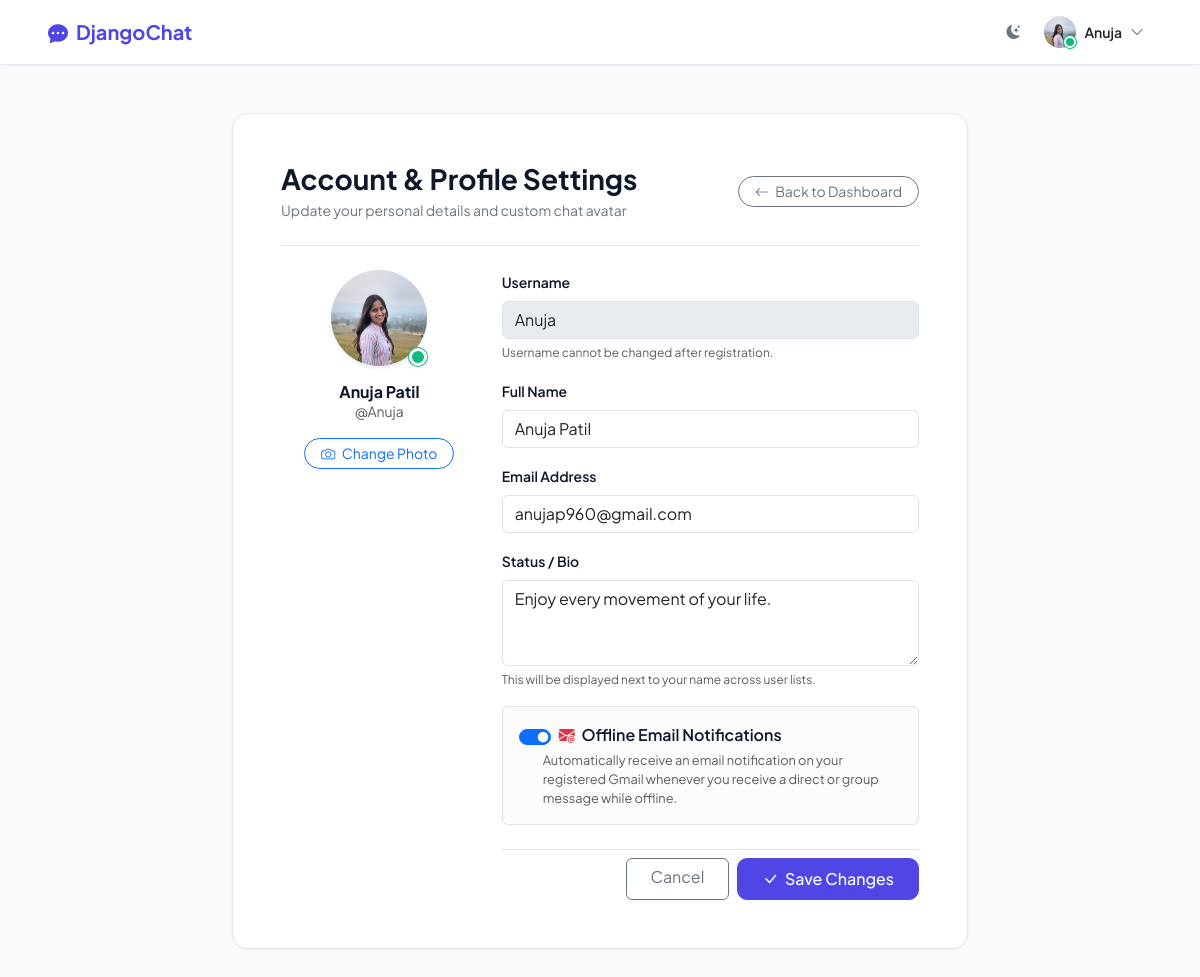
Page /accounts/profile/ (signed in) on the committed database.
### accounts/models.py (models this page shows, shortened)
class UserProfile(models.Model):
    user = models.OneToOneField(User, on_delete=models.CASCADE, related_name='profile')
    bio = models.CharField(max_length=250, blank=True, default='Hey there! I am using DjangoChat.')
    profile_picture = models.ImageField(upload_to='profiles/', blank=True, null=True)
    is_online = models.BooleanField(default=False)
    last_seen = models.DateTimeField(auto_now=True)
    email_notifications = models.BooleanField(
        default=True,
        help_text="Receive email notifications on registered Gmail when offline"
    )
    @property
    def full_name(self):
        full = f"{self.user.first_name} {self.user.last_name}".strip()
        return full if full else self.user.username

### accounts/views.py (the view)
# urls.py: path('profile/', views.profile_view, name='profile'),
@login_required
def profile_view(request):
    profile, created = UserProfile.objects.get_or_create(user=request.user)
    if request.method == 'POST':
        form = UserProfileUpdateForm(request.POST, request.FILES, instance=profile, user=request.user)
        if form.is_valid():
            form.save()
            messages.success(request, "Your profile has been updated successfully!")
            return redirect('profile')
        else:
            messages.error(request, "There was an error updating your profile.")
    else:
        form = UserProfileUpdateForm(instance=profile, user=request.user)
    return render(request, 'profile.html', {
        'profile': profile,
        'form': form
    })

### templates/profile.html (shortened to what this page needs)
{% extends 'base.html' %}
{% block content %}
<div class="container py-5">
    <div class="row justify-content-center">
        <div class="col-lg-8">
            <div class="app-card p-4 p-md-5">
                <div class="d-flex align-items-center justify-content-between border-bottom pb-4 mb-4 flex-wrap gap-2">
                    <div>
                        <h3 class="fw-bold mb-1">Account & Profile Settings</h3>
                        <p class="text-secondary small mb-0">Update your personal details and custom chat avatar</p>
                    </div>
                    <a href="{% url 'dashboard' %}" class="btn btn-outline-secondary btn-sm rounded-pill px-3">
                        <i class="bi bi-arrow-left me-1"></i> Back to Dashboard
                    </a>
                </div>
                <form method="POST" action="{% url 'profile' %}" enctype="multipart/form-data">
                    <div class="row g-4 align-items-start">
                        <div class="col-md-4 text-center">
                            <div class="avatar-wrapper mb-3">
                                {% if profile.profile_picture %}
                                    <img src="{{ profile.profile_picture.url }}" id="avatarPreview" alt="{{ user.username }}" class="avatar avatar-xl shadow-sm">
                                {% else %}
                                    <div id="avatarFallback" class="avatar avatar-xl shadow-sm">
                                        {{ user.first_name|default:user.username|make_list|first|upper }}
                                    </div>
                                    <img id="avatarPreview" src="" alt="Avatar preview" class="avatar avatar-xl shadow-sm d-none">
                                {% endif %}
                                <span class="status-indicator status-online pulse-online" style="width: 18px; height: 18px; border-width: 3px;"></span>
                            </div>
                            <h6 class="fw-bold mb-0">{{ profile.full_name }}</h6>
                            <div class="text-muted small">@{{ user.username }}</div>
                            <div class="mt-3">
                                <label for="profile_picture_input" class="btn btn-sm btn-outline-primary rounded-pill px-3">
                                    <i class="bi bi-camera me-1"></i> Change Photo
                                </label>
                            </div>
                        </div>
                        <div class="col-md-8">
                            <div class="mb-3">
                                <label class="form-label fw-semibold small">Username</label>
                                <input type="text" class="form-control" value="{{ user.username }}" disabled readonly>
                                <small class="text-muted" style="font-size: 0.75rem;">Username cannot be changed after registration.</small>
                            </div>
                            <div class="mb-3">
                                <label for="{{ form.full_name.id_for_label }}" class="form-label fw-semibold small">Full Name</label>
                                {{ form.full_name }}
                            </div>
                            <div class="mb-3">
                                <label for="{{ form.email.id_for_label }}" class="form-label fw-semibold small">Email Address</label>
                                {{ form.email }}
                            </div>
                            <div class="mb-3">
                                <label for="{{ form.bio.id_for_label }}" class="form-label fw-semibold small">Status / Bio</label>
                                {{ form.bio }}
                                <small class="text-muted" style="font-size: 0.75rem;">This will be displayed next to your name across user lists.</small>
                            </div>
                            <div class="mb-4 p-3 rounded border bg-light-subtle">
                                <div class="form-check form-switch d-flex align-items-center gap-2 mb-1">
                                    {{ form.email_notifications }}
                                    <label class="form-check-label fw-semibold" for="{{ form.email_notifications.id_for_label }}">
                                        <i class="bi bi-envelope-at-fill text-danger me-1"></i> Offline Email Notifications
                                    </label>
                                </div>
                                <small class="text-muted d-block ms-4" style="font-size: 0.8rem;">
                                    Automatically receive an email notification on your registered Gmail whenever you receive a direct or group message while offline.
                                </small>
                            </div>
                            <div class="d-flex justify-content-end gap-2 pt-2 border-top">
                                <a href="{% url 'dashboard' %}" class="btn btn-outline-secondary px-4">Cancel</a>
                                <button type="submit" class="btn btn-primary-custom px-4">
                                    <i class="bi bi-check-lg me-1"></i> Save Changes
                                </button>
                            </div>
                        </div>
                    </div>
                </form>
            </div>
        </div>
    </div>
</div>
{% endblock %}

### templates/base.html (shortened to what this page needs)
<!DOCTYPE html>
<html lang="en" data-bs-theme="light">
<head>
    <link href="https://cdn.jsdelivr.net/npm/bootstrap@5.3.3/dist/css/bootstrap.min.css" rel="stylesheet">
    <link rel="stylesheet" href="https://cdn.jsdelivr.net/npm/bootstrap-icons@1.11.3/font/bootstrap-icons.min.css">
    {% load static %}
    <link rel="stylesheet" href="{% static 'css/style.css' %}">
</head>
<body>
    <nav class="navbar navbar-expand-lg navbar-custom">
        <div class="container-fluid px-lg-4">
            <a class="navbar-brand" href="{% if user.is_authenticated %}{% url 'dashboard' %}{% else %}{% url 'home' %}{% endif %}">
                <i class="bi bi-chat-dots-fill"></i>
                <span>DjangoChat</span>
            </a>
            <div class="d-flex align-items-center gap-2 ms-auto">
                <button class="btn btn-sm btn-outline-secondary border-0 rounded-circle p-2" id="themeToggleBtn" title="Toggle Light/Dark Theme">
                    <i class="bi bi-moon-stars-fill" id="themeToggleIcon"></i>
                </button>
                {% if user.is_authenticated %}
                    <div class="dropdown">
                        <button class="btn btn-sm d-flex align-items-center gap-2 border-0 bg-transparent" type="button" data-bs-toggle="dropdown" aria-expanded="false">
                            <div class="avatar-wrapper">
                                {% if user.profile.profile_picture %}
                                    <img src="{{ user.profile.profile_picture.url }}" alt="{{ user.username }}" class="avatar avatar-sm">
                                {% else %}
                                    <div class="avatar avatar-sm">
                                        {{ user.first_name|default:user.username|make_list|first|upper }}
                                    </div>
                                {% endif %}
                                <span class="status-indicator status-online pulse-online"></span>
                            </div>
                            <span class="d-none d-md-inline fw-semibold text-truncate" style="max-width: 120px;">
                                {{ user.first_name|default:user.username }}
                            </span>
                            <i class="bi bi-chevron-down fs-xs text-muted"></i>
                        </button>
                    </div>
                {% else %}
                    <a href="{% url 'login' %}" class="btn btn-sm btn-outline-primary px-3 rounded-pill">Sign In</a>
                    <a href="{% url 'register' %}" class="btn btn-sm btn-primary-custom px-3 rounded-pill">Get Started</a>
                {% endif %}
            </div>
        </div>
    </nav>
    <main class="flex-grow-1">
        {% block content %}{% endblock %}
    </main>
</body>
</html>

### static/css/style.css (style rules this page uses)
:root { --font-main: 'Plus Jakarta Sans', -apple-system, BlinkMacSystemFont, "Segoe UI", Roboto, sans-serif; --primary: #4f46e5; --primary-hover: #4338ca; --primary-light: #e0e7ff; --secondary: #06b6d4; --success: #10b981; --danger: #ef4444; --warning: #f59e0b; --info: #3b82f6; --bg-body: #f8fafc; --bg-surface: #ffffff; --bg-surface-alt: #f1f5f9; --text-primary: #0f172a; --text-secondary: #475569; --text-muted: #94a3b8; --border-color: #e2e8f0; --shadow-sm: 0 1px 2px 0 rgb(0 0 0 / 0.05); --shadow-md: 0 4px 6px -1px rgb(0 0 0 / 0.1), 0 2px 4px -2px rgb(0 0 0 / 0.1); --shadow-lg: 0 10px 15px -3px rgb(0 0 0 / 0.1), 0 4px 6px -4px rgb(0 0 0 / 0.1); --chat-bubble-sent: linear-gradient(135deg, #4f46e5 0%, #6366f1 100%); --chat-bubble-sent-text: #ffffff; --chat-bubble-received: #ffffff; --chat-bubble-received-text: #0f172a; --chat-bubble-received-border: #e2e8f0; --chat-bg: #f8fafc; --sidebar-bg: #ffffff; }
body { font-family: var(--font-main); background-color: var(--bg-body); color: var(--text-primary); min-height: 100vh; display: flex; flex-direction: column; transition: background-color 0.25s ease, color 0.25s ease; }
.navbar-custom { background-color: var(--bg-surface); border-bottom: 1px solid var(--border-color); box-shadow: var(--shadow-sm); padding: 0.75rem 1.5rem; position: sticky; top: 0; z-index: 1030; backdrop-filter: blur(10px); }
.navbar-brand { font-weight: 700; font-size: 1.25rem; color: var(--primary) !important; display: flex; align-items: center; gap: 0.5rem; }
.avatar { width: 42px; height: 42px; border-radius: 50%; object-fit: cover; background-color: var(--primary-light); color: var(--primary); display: inline-flex; align-items: center; justify-content: center; font-weight: 600; font-size: 0.95rem; position: relative; flex-shrink: 0; }
.avatar-sm { width: 32px; height: 32px; font-size: 0.8rem; }
.avatar-xl { width: 96px; height: 96px; font-size: 2.2rem; }
.avatar-wrapper { position: relative; display: inline-block; }
.status-indicator { position: absolute; bottom: 0; right: 0; width: 12px; height: 12px; border-radius: 50%; border: 2px solid var(--bg-surface); }
.status-online { background-color: var(--success); box-shadow: 0 0 0 1px var(--success); }
.pulse-online { animation: pulse-animation 2s infinite; }
.app-card { background: var(--bg-surface); border: 1px solid var(--border-color); border-radius: 16px; box-shadow: var(--shadow-sm); transition: transform 0.2s ease, box-shadow 0.2s ease; }
.btn-primary-custom { background-color: var(--primary); border-color: var(--primary); color: #ffffff; font-weight: 500; border-radius: 10px; padding: 0.5rem 1.25rem; transition: all 0.2s; }

### rows in the picture
UserProfile: profile_picture (picture), full_name "Anuja Patil", bio "Enjoy every movement of your life.", email_notifications "☑"

### other values in the picture
{{ user.first_name|default:user.username }} "Anuja"
{{ user.username }} "Anuja"
